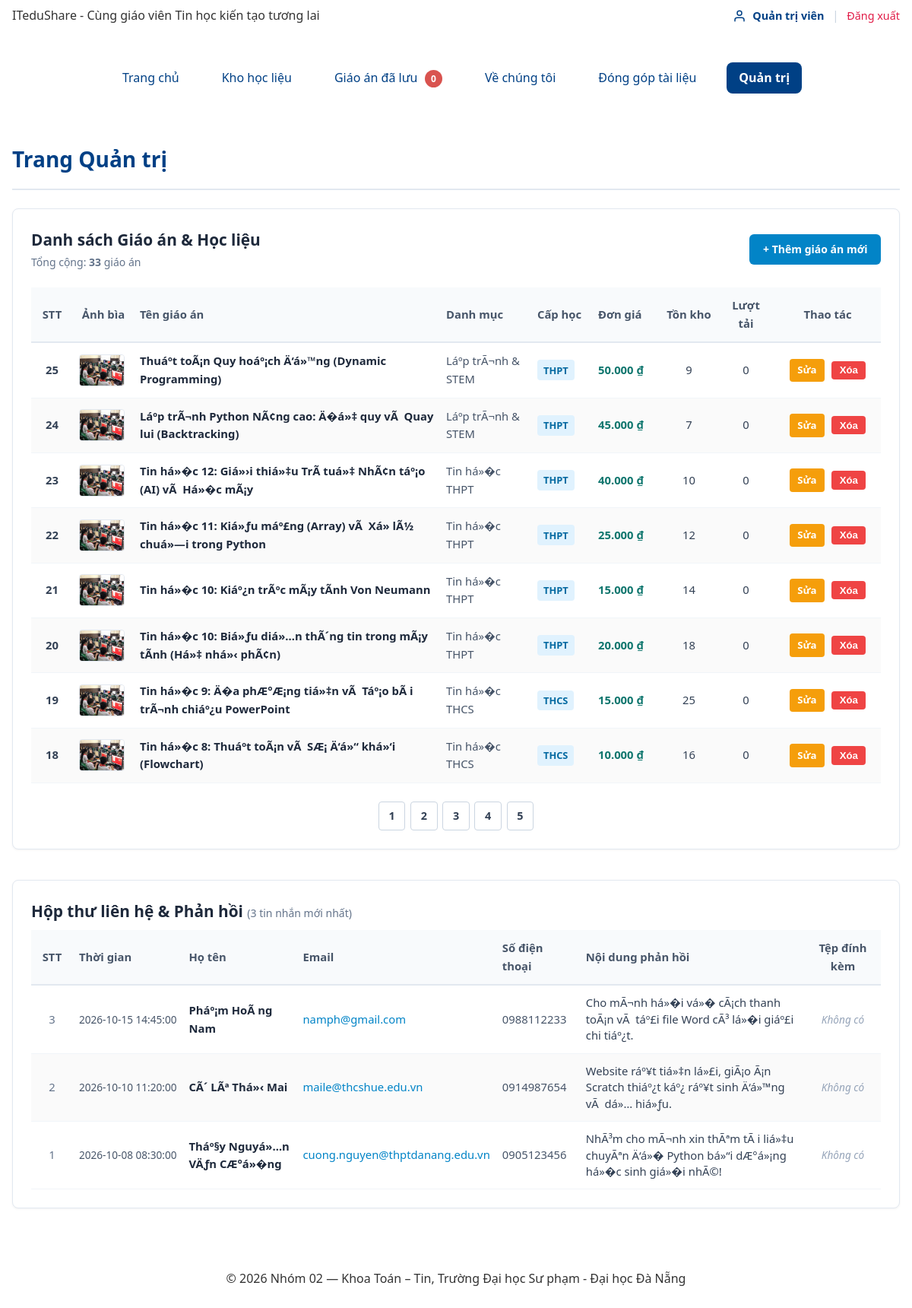
The app's page /quan-tri.php?trang=2 (signed in), older data.
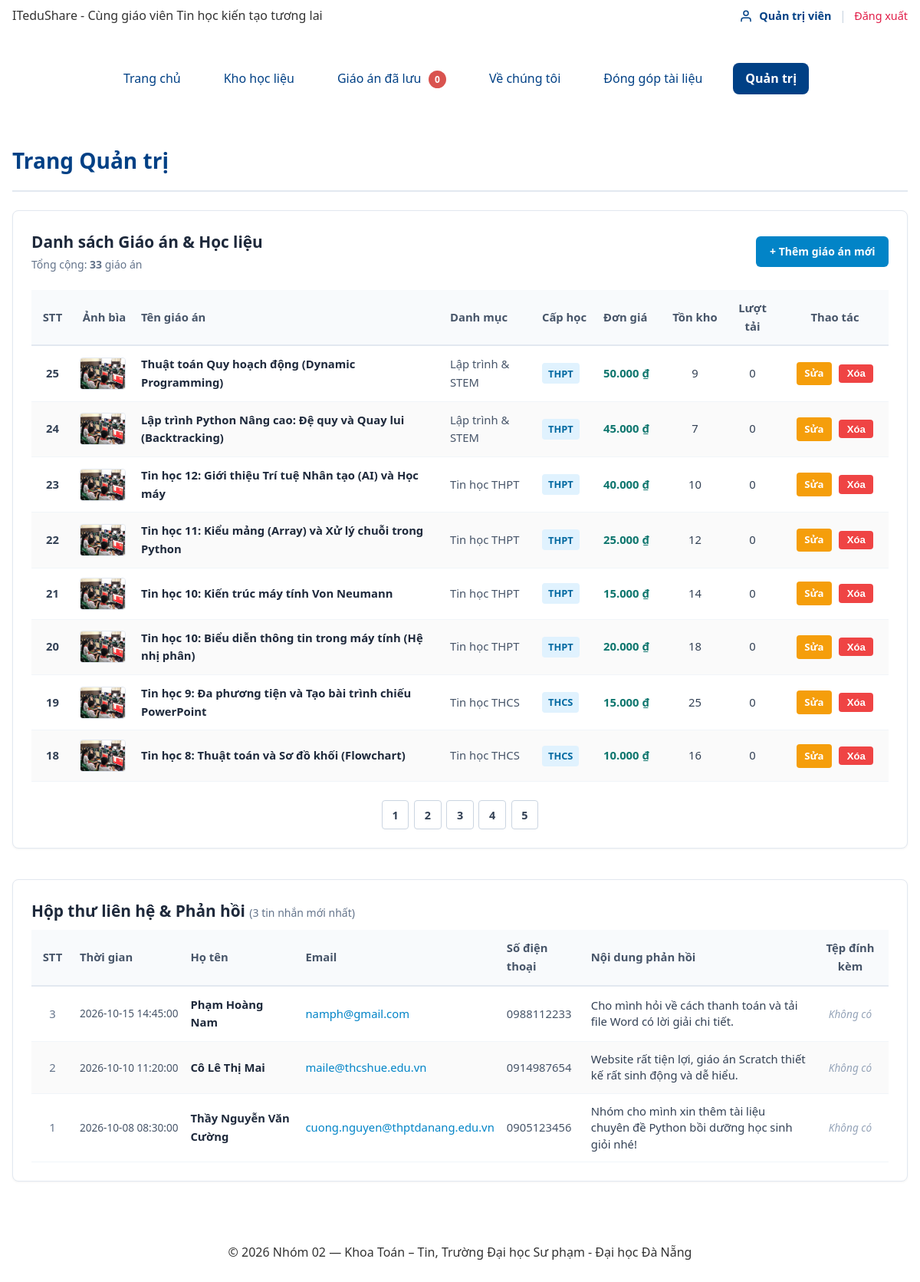
The same page, newer data.
### tables this page shows
CREATE TABLE giao_an (
  id          INT UNSIGNED AUTO_INCREMENT PRIMARY KEY,
  danh_muc_id INT UNSIGNED NOT NULL,
  ten         VARCHAR(200) NOT NULL,
  gia         INT UNSIGNED NOT NULL DEFAULT 0 CHECK (gia >= 0),
  ton_kho     INT UNSIGNED NOT NULL DEFAULT 10 CHECK (ton_kho >= 0),
  hinh_anh    VARCHAR(255) NULL,
  mo_ta       TEXT NULL,
  cap_hoc     VARCHAR(50) NOT NULL DEFAULT 'THCS',
  video_url   VARCHAR(255) NULL,
  luot_tai    INT UNSIGNED NOT NULL DEFAULT 0,
  ngay_tao    DATETIME NOT NULL DEFAULT CURRENT_TIMESTAMP,
  FOREIGN KEY (danh_muc_id) REFERENCES danh_muc(id),
  INDEX idx_giao_an_dm_gia (danh_muc_id, gia),
  INDEX idx_giao_an_ten (ten)
);

CREATE TABLE danh_muc (
  id        INT UNSIGNED AUTO_INCREMENT PRIMARY KEY,
  ten       VARCHAR(100) NOT NULL,
  slug      VARCHAR(100) NOT NULL UNIQUE
);

CREATE TABLE lien_he (
  id       INT UNSIGNED AUTO_INCREMENT PRIMARY KEY,
  ho_ten   VARCHAR(100) NOT NULL,
  email    VARCHAR(191) NOT NULL,
  sdt      VARCHAR(20) NOT NULL,
  noi_dung TEXT NOT NULL,
  anh      VARCHAR(255) NULL,
  ngay_tao DATETIME NOT NULL DEFAULT CURRENT_TIMESTAMP
);

### inc/db.php (called while the page is built, shortened)
<?php
function db(): PDO {
    static $pdo = null;
    if ($pdo === null) {
        $host    = 'localhost';
        $port    = '3306';
        $dbname  = 'ltweb_nhom02';
        $charset = 'utf8mb4';
        $user    = 'root';
        $pass    = '';
        $dsn = "mysql:host={$host};port={$port};dbname={$dbname};charset={$charset}";
        $options = [
            PDO::ATTR_ERRMODE            => PDO::ERRMODE_EXCEPTION,
            PDO::ATTR_DEFAULT_FETCH_MODE => PDO::FETCH_ASSOC,
            PDO::ATTR_EMULATE_PREPARES   => false,
        ];
        $pdo = new PDO($dsn, $user, $pass, $options);
    }
    return $pdo;
}

### inc/ham.php (called while the page is built, shortened)
<?php
function e(mixed $str): string {
    return htmlspecialchars((string)$str, ENT_QUOTES | ENT_SUBSTITUTE, 'UTF-8');
}

### src/Data/KhoLienHe.php (called while the page is built, shortened)
<?php
class KhoLienHe
{
    private PDO $db;
    public function __construct(?PDO $db = null)
    {
        $this->db = $db ?? db();
    }
    public function tatCa(int $gioiHan = 100): array
    {
        $sql = "SELECT id, ho_ten, email, sdt, noi_dung, anh, ngay_tao
                FROM lien_he
                ORDER BY ngay_tao DESC, id DESC
                LIMIT ?";
        $stmt = $this->db->prepare($sql);
        $stmt->bindValue(1, $gioiHan, PDO::PARAM_INT);
        $stmt->execute();
        return $stmt->fetchAll();
    }
}

### quan-tri.php (the view, shortened to what the changed rows need)
<?php
$soDongMoiTrang = 8;
$stCount = db()->query('SELECT COUNT(*) FROM giao_an');
$tongGiaoAn = (int)$stCount->fetchColumn();
$soTrang = max(1, (int)ceil($tongGiaoAn / $soDongMoiTrang));
$trangHienTai = filter_var($_GET['trang'] ?? 1, FILTER_VALIDATE_INT, [
    'options' => ['min_range' => 1, 'default' => 1]
]);
$trangHienTai = min($trangHienTai, $soTrang);
$boQua = ($trangHienTai - 1) * $soDongMoiTrang;
$sqlGiaoAn = "SELECT ga.id, ga.ten, ga.cap_hoc, ga.gia, ga.ton_kho, ga.luot_tai, ga.hinh_anh, dm.ten AS ten_danh_muc
              FROM giao_an ga
              LEFT JOIN danh_muc dm ON ga.danh_muc_id = dm.id
              ORDER BY ga.id DESC
              LIMIT ? OFFSET ?";
$stGA = db()->prepare($sqlGiaoAn);
$stGA->bindValue(1, $soDongMoiTrang, PDO::PARAM_INT);
$stGA->bindValue(2, $boQua, PDO::PARAM_INT);
$stGA->execute();
$dsGiaoAn = $stGA->fetchAll();
$khoLienHe = new KhoLienHe();
$danhSachLienHe = $khoLienHe->tatCa(50);
require __DIR__ . '/inc/header.php';
?>
<main class="trang__chinh" style="max-width: 1200px; margin: 0 auto; padding: 1.5rem 1rem;">
    <div style="margin-bottom: 1.5rem; border-bottom: 2px solid #e2e8f0; padding-bottom: 1rem;">
        <h1 style="margin: 0; font-size: 1.75rem; color: var(--mau-chinh, #004085);">Trang Quản trị</h1>
    </div>
    <section style="background: #ffffff; border: 1px solid #e2e8f0; border-radius: 8px; padding: 1.5rem; margin-bottom: 2.5rem; box-shadow: 0 1px 3px rgba(0,0,0,0.05);">
        <div style="display: flex; justify-content: space-between; align-items: center; margin-bottom: 1.25rem; flex-wrap: wrap; gap: 0.75rem;">
            <div>
                <h2 style="margin: 0; font-size: 1.3rem; color: #1e293b;">Danh sách Giáo án &amp; Học liệu</h2>
            </div>
        </div>
        <?php if (empty($dsGiaoAn)): ?>
            <p style="color: #64748b; font-style: italic; padding: 2rem 0; text-align: center;">
                Chưa có giáo án nào trong cơ sở dữ liệu.
            </p>
        <?php else: ?>
            <div style="overflow-x: auto;">
                <table style="width: 100%; border-collapse: collapse; text-align: left; font-size: 0.925rem;">
                    <thead>
                        <tr style="background: #f8fafc; border-bottom: 2px solid #e2e8f0; color: #475569;">
                            <th style="padding: 0.75rem 0.5rem; width: 55px; text-align: center;">STT</th>
                            <th style="padding: 0.75rem 0.5rem; width: 80px; text-align: center;">Ảnh bìa</th>
                            <th style="padding: 0.75rem 0.5rem;">Tên giáo án</th>
                            <th style="padding: 0.75rem 0.5rem; width: 120px;">Danh mục</th>
                            <th style="padding: 0.75rem 0.5rem; width: 80px;">Cấp học</th>
                            <th style="padding: 0.75rem 0.5rem; width: 90px;">Đơn giá</th>
                            <th style="padding: 0.75rem 0.5rem; width: 75px; text-align: center;">Tồn kho</th>
                            <th style="padding: 0.75rem 0.5rem; width: 75px; text-align: center;">Lượt tải</th>
                            <th style="padding: 0.75rem 0.5rem; width: 140px; text-align: center;">Thao tác</th>
                        </tr>
                    </thead>
                    <tbody>
                        <?php foreach ($dsGiaoAn as $i => $ga): ?>
                            <tr style="border-bottom: 1px solid #f1f5f9; <?= $i % 2 === 1 ? 'background: #fafafa;' : '' ?>">
                                <td style="padding: 0.75rem 0.5rem; text-align: center; color: #334155; font-weight: 600;">
                                    <?= $tongGiaoAn - $boQua - $i ?>
                                </td>
                                <td style="padding: 0.75rem 0.5rem; text-align: center;">
                                    <?php if (!empty($ga['hinh_anh'])): ?>
                                        <img src="uploads/<?= e($ga['hinh_anh']) ?>"
                                             alt="<?= e($ga['ten']) ?>"
                                             style="width: 60px; height: 42px; object-fit: cover; border-radius: 4px; border: 1px solid #e2e8f0;">
                                    <?php else: ?>
                                        <div style="width: 60px; height: 42px; background: #e2e8f0; border-radius: 4px; display: inline-flex; align-items: center; justify-content: center; font-size: 0.7rem; color: #64748b;">
                                            Chưa ảnh
                                        </div>
                                    <?php endif; ?>
                                </td>
                                <td style="padding: 0.75rem 0.5rem; font-weight: 600; color: #1e293b;">
                                    <?= e($ga['ten']) ?>
                                </td>
                                <td style="padding: 0.75rem 0.5rem; color: #475569;">
                                    <?= e($ga['ten_danh_muc'] ?? 'Chưa phân loại') ?>
                                </td>
                                <td style="padding: 0.75rem 0.5rem;">
                                    <span style="display: inline-block; padding: 0.2rem 0.5rem; border-radius: 4px; font-size: 0.8rem; background: #e0f2fe; color: #0369a1; font-weight: 600;">
                                        <?= e($ga['cap_hoc']) ?>
                                    </span>
                                </td>
                                <td style="padding: 0.75rem 0.5rem; font-weight: 600; color: #0f766e;">
                                    <?= (int)$ga['gia'] === 0 ? 'Miễn phí' : number_format((int)$ga['gia'], 0, ',', '.') . ' ₫' ?>
                                </td>
                                <td style="padding: 0.75rem 0.5rem; text-align: center; color: #334155;">
                                    <?= (int)$ga['ton_kho'] ?>
                                </td>
                                <td style="padding: 0.75rem 0.5rem; text-align: center; color: #334155;">
                                    <?= (int)$ga['luot_tai'] ?>
                                </td>
                                <td style="padding: 0.75rem 0.5rem; text-align: center; white-space: nowrap;">
                                    <a href="sua-giao-an.php?id=<?= (int)$ga['id'] ?>"
                                       style="display: inline-block; padding: 0.3rem 0.65rem; border-radius: 4px; background: #f59e0b; color: #fff; text-decoration: none; font-size: 0.825rem; font-weight: 600; margin-right: 0.35rem;">
                                        Sửa
                                    </a>
                                    <form method="POST" action="xoa-giao-an.php" style="display: inline;"
                                          onsubmit="return confirm('Bạn có chắc chắn muốn xóa giáo án \'<?= e(addslashes($ga['ten'])) ?>\' (ID: <?= (int)$ga['id'] ?>)?');">
                                        <button type="submit"
                                                style="cursor: pointer; padding: 0.3rem 0.65rem; border-radius: 4px; background: #ef4444; color: #fff; border: none; font-size: 0.825rem; font-weight: 600;">
                                            Xóa
                                        </button>
                                    </form>
                                </td>
                            </tr>
                        <?php endforeach; ?>
                    </tbody>
                </table>
            </div>
        <?php endif; ?>
    </section>
    <section style="background: #ffffff; border: 1px solid #e2e8f0; border-radius: 8px; padding: 1.5rem; box-shadow: 0 1px 3px rgba(0,0,0,0.05);">
        <h2 style="margin: 0 0 0.5rem; font-size: 1.3rem; color: #1e293b;">
            Hộp thư liên hệ &amp; Phản hồi
            <small style="font-size: 0.875rem; color: #64748b; font-weight: normal;">(<?= count($danhSachLienHe) ?> tin nhắn mới nhất)</small>
        </h2>
        <?php if (empty($danhSachLienHe)): ?>
            <p style="color: #64748b; font-style: italic; padding: 2rem 0; text-align: center;">
                Chưa có liên hệ nào được gửi đến hệ thống.
            </p>
        <?php else: ?>
            <div style="overflow-x: auto;">
                <table style="width: 100%; border-collapse: collapse; text-align: left; font-size: 0.925rem;">
                    <thead>
                        <tr style="background: #f8fafc; border-bottom: 2px solid #e2e8f0; color: #475569;">
                            <th style="padding: 0.75rem 0.5rem; width: 55px; text-align: center;">STT</th>
                            <th style="padding: 0.75rem 0.5rem; width: 140px;">Thời gian</th>
                            <th style="padding: 0.75rem 0.5rem; width: 150px;">Họ tên</th>
                            <th style="padding: 0.75rem 0.5rem; width: 170px;">Email</th>
                            <th style="padding: 0.75rem 0.5rem; width: 110px;">Số điện thoại</th>
                            <th style="padding: 0.75rem 0.5rem;">Nội dung phản hồi</th>
                            <th style="padding: 0.75rem 0.5rem; width: 100px; text-align: center;">Tệp đính kèm</th>
                        </tr>
                    </thead>
                    <tbody>
                        <?php foreach ($danhSachLienHe as $i => $lh): ?>
                            <tr style="border-bottom: 1px solid #f1f5f9; <?= $i % 2 === 1 ? 'background: #fafafa;' : '' ?>">
                                <td style="padding: 0.75rem 0.5rem; text-align: center; color: #64748b;">
                                    <?= (int)($lh['id'] ?? ($i + 1)) ?>
                                </td>
                                <td style="padding: 0.75rem 0.5rem; color: #475569; white-space: nowrap; font-size: 0.85rem;">
                                    <?= e($lh['ngay_tao'] ?? '') ?>
                                </td>
                                <td style="padding: 0.75rem 0.5rem; font-weight: 600; color: #1e293b;">
                                    <?= e($lh['ho_ten'] ?? $lh['hoten'] ?? '') ?>
                                </td>
                                <td style="padding: 0.75rem 0.5rem;">
                                    <a href="mailto:<?= e($lh['email'] ?? '') ?>" style="color: #0284c7; text-decoration: none;">
                                        <?= e($lh['email'] ?? '') ?>
                                    </a>
                                </td>
                                <td style="padding: 0.75rem 0.5rem; color: #475569;">
                                    <?= e($lh['sdt'] ?? '—') ?>
                                </td>
                                <td style="padding: 0.75rem 0.5rem; color: #334155; line-height: 1.45; max-width: 350px;">
                                    <?= nl2br(e($lh['noi_dung'] ?? $lh['noidung'] ?? '')) ?>
                                </td>
                                <td style="padding: 0.75rem 0.5rem; text-align: center;">
                                    <?php if (!empty($lh['anh'])): ?>
                                        <a href="uploads/<?= e($lh['anh']) ?>" target="_blank" rel="noopener noreferrer">
                                            <img src="uploads/<?= e($lh['anh']) ?>"
                                                 alt="Đính kèm từ <?= e($lh['ho_ten'] ?? '') ?>"
                                                 style="max-width: 80px; max-height: 55px; border-radius: 4px; object-fit: cover; border: 1px solid #e2e8f0;">
                                        </a>
                                    <?php else: ?>
                                        <span style="color: #94a3b8; font-style: italic; font-size: 0.85rem;">Không có</span>
                                    <?php endif; ?>
                                </td>
                            </tr>
                        <?php endforeach; ?>
                    </tbody>
                </table>
            </div>
        <?php endif; ?>
    </section>
</main>
</body>
</html>

Row changes from the older to the newer data that the page shows:
changed giao_an: ten "Thuáº­t toÃ¡n Quy hoáº¡ch Ä‘á»™ng (Dynamic Programming)" → "Thuật toán Quy hoạch động (Dynamic Programming)"; danh_muc.ten "Láº­p trÃ¬nh & STEM" → "Lập trình & STEM"
changed giao_an: ten "Láº­p trÃ¬nh Python NÃ¢ng cao: Ä�á»‡ quy vÃ Quay lui (Backtracking)" → "Lập trình Python Nâng cao: Đệ quy và Quay lui (Backtracking)"; danh_muc.ten "Láº­p trÃ¬nh & STEM" → "Lập trình & STEM"
changed giao_an: ten "Tin há»�c 12: Giá»›i thiá»‡u TrÃ­ tuá»‡ NhÃ¢n táº¡o (AI) vÃ Há»�c mÃ¡y" → "Tin học 12: Giới thiệu Trí tuệ Nhân tạo (AI) và Học máy"; danh_muc.ten "Tin há»�c THPT" → "Tin học THPT"
changed giao_an: ten "Tin há»�c 11: Kiá»ƒu máº£ng (Array) vÃ Xá»­ lÃ½ chuá»—i trong Python" → "Tin học 11: Kiểu mảng (Array) và Xử lý chuỗi trong Python"; danh_muc.ten "Tin há»�c THPT" → "Tin học THPT"
changed giao_an: ten "Tin há»�c 10: Kiáº¿n trÃºc mÃ¡y tÃ­nh Von Neumann" → "Tin học 10: Kiến trúc máy tính Von Neumann"; danh_muc.ten "Tin há»�c THPT" → "Tin học THPT"
changed giao_an: ten "Tin há»�c 10: Biá»ƒu diá»…n thÃ´ng tin trong mÃ¡y tÃ­nh (Há»‡ nhá»‹ phÃ¢n)" → "Tin học 10: Biểu diễn thông tin trong máy tính (Hệ nhị phân)"; danh_muc.ten "Tin há»�c THPT" → "Tin học THPT"
changed giao_an: ten "Tin há»�c 9: Ä�a phÆ°Æ¡ng tiá»‡n vÃ Táº¡o bÃ i trÃ¬nh chiáº¿u PowerPoint" → "Tin học 9: Đa phương tiện và Tạo bài trình chiếu PowerPoint"; danh_muc.ten "Tin há»�c THCS" → "Tin học THCS"
changed giao_an: ten "Tin há»�c 8: Thuáº­t toÃ¡n vÃ SÆ¡ Ä‘á»“ khá»‘i (Flowchart)" → "Tin học 8: Thuật toán và Sơ đồ khối (Flowchart)"; danh_muc.ten "Tin há»�c THCS" → "Tin học THCS"
changed lien_he "namph@gmail.com": ho_ten "Pháº¡m HoÃ ng Nam" → "Phạm Hoàng Nam"; noi_dung "Cho mÃ¬nh há»�i vá»� cÃ¡ch thanh toÃ¡n vÃ táº£i file Word cÃ³ lá»�i giáº£i chi tiáº¿t." → "Cho mình hỏi về cách thanh toán và tải file Word có lời giải chi tiết."
changed lien_he "maile@thcshue.edu.vn": ho_ten "CÃ´ LÃª Thá»‹ Mai" → "Cô Lê Thị Mai"; noi_dung "Website ráº¥t tiá»‡n lá»£i, giÃ¡o Ã¡n Scratch thiáº¿t káº¿ ráº¥t sinh Ä‘á»™ng vÃ dá»… hiá»ƒu." → "Website rất tiện lợi, giáo án Scratch thiết kế rất sinh động và dễ hiểu."
changed lien_he "cuong.nguyen@thptdanang.edu.vn": ho_ten "Tháº§y Nguyá»…n VÄƒn CÆ°á»�ng" → "Thầy Nguyễn Văn Cường"; noi_dung "NhÃ³m cho mÃ¬nh xin thÃªm tÃ i liá»‡u chuyÃªn Ä‘á»� Python bá»“i dÆ°á»¡ng há»�c sinh giá»�i nhÃ©!" → "Nhóm cho mình xin thêm tài liệu chuyên đề Python bồi dưỡng học sinh giỏi nhé!"
